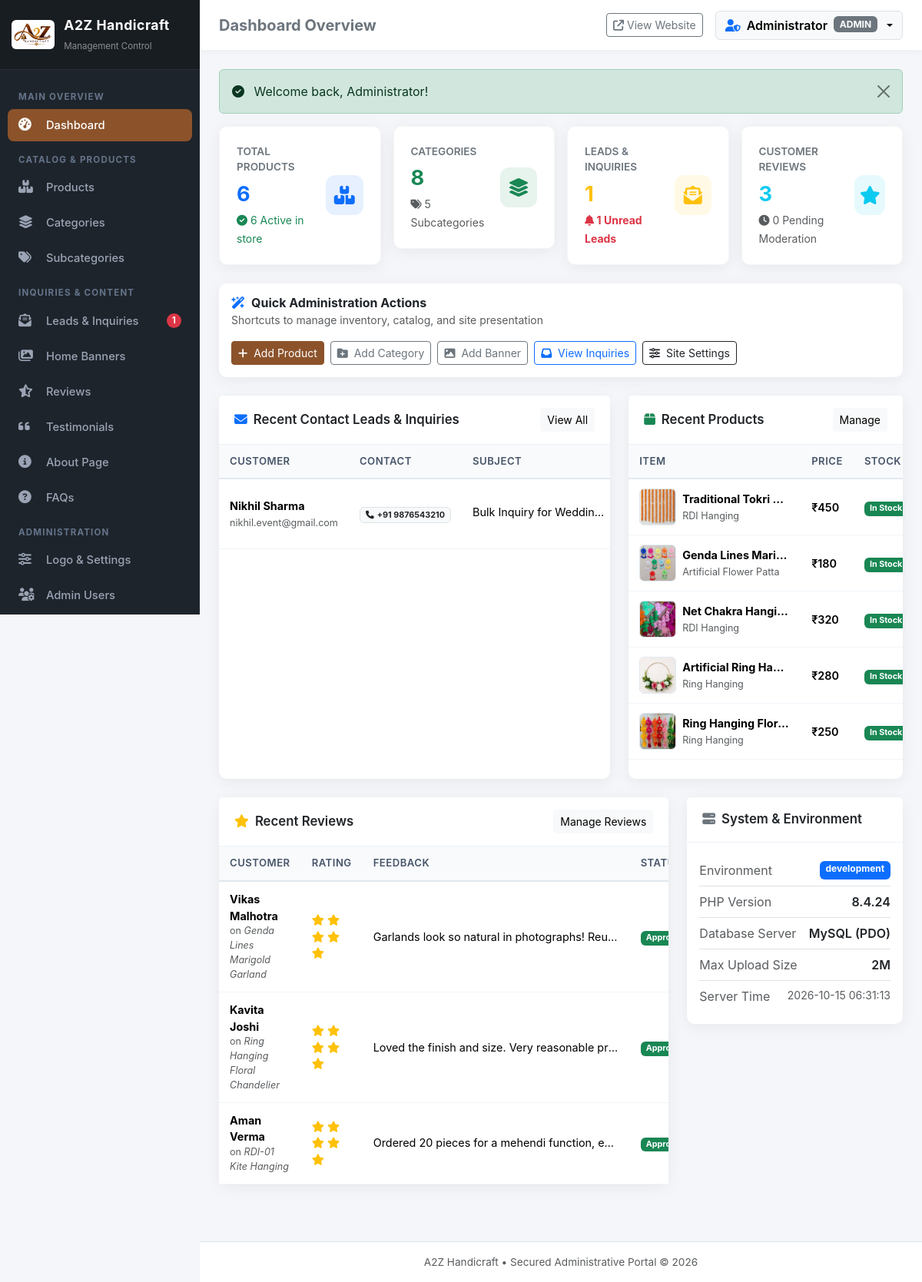
/admin/index.php (signed in), run on the app's committed database.
### tables this page shows
CREATE TABLE IF NOT EXISTS `users` (
  `id` INT AUTO_INCREMENT PRIMARY KEY,
  `username` VARCHAR(60) NOT NULL UNIQUE,
  `email` VARCHAR(120) NOT NULL UNIQUE,
  `password` VARCHAR(255) NOT NULL,
  `full_name` VARCHAR(100) NOT NULL,
  `phone` VARCHAR(30) DEFAULT NULL,
  `role` ENUM('admin', 'manager', 'editor') NOT NULL DEFAULT 'admin',
  `avatar` VARCHAR(255) DEFAULT NULL,
  `status` TINYINT(1) NOT NULL DEFAULT 1,
  `failed_attempts` INT NOT NULL DEFAULT 0,
  `lockout_until` DATETIME DEFAULT NULL,
  `last_login_at` DATETIME DEFAULT NULL,
  `last_login_ip` VARCHAR(45) DEFAULT NULL,
  `created_at` TIMESTAMP DEFAULT CURRENT_TIMESTAMP,
  `updated_at` TIMESTAMP DEFAULT CURRENT_TIMESTAMP ON UPDATE CURRENT_TIMESTAMP
);

CREATE TABLE IF NOT EXISTS `leads` (
  `id` INT AUTO_INCREMENT PRIMARY KEY,
  `name` VARCHAR(150) NOT NULL,
  `email` VARCHAR(150) NOT NULL,
  `phone` VARCHAR(50) NOT NULL,
  `subject` VARCHAR(255) DEFAULT NULL,
  `message` TEXT NOT NULL,
  `product_id` INT DEFAULT NULL,
  `is_read` TINYINT(1) NOT NULL DEFAULT 0,
  `status` ENUM('new', 'contacted', 'resolved', 'spam') NOT NULL DEFAULT 'new',
  `notes` TEXT DEFAULT NULL,
  `ip_address` VARCHAR(45) DEFAULT NULL,
  `created_at` TIMESTAMP DEFAULT CURRENT_TIMESTAMP
);

CREATE TABLE IF NOT EXISTS `products` (
  `id` INT AUTO_INCREMENT PRIMARY KEY,
  `category_id` INT NOT NULL,
  `subcategory_id` INT DEFAULT NULL,
  `name` VARCHAR(255) NOT NULL,
  `slug` VARCHAR(255) NOT NULL UNIQUE,
  `sku` VARCHAR(100) DEFAULT NULL,
  `price` DECIMAL(10,2) NOT NULL DEFAULT 0.00,
  `sale_price` DECIMAL(10,2) DEFAULT NULL,
  `sizes_pricing` TEXT DEFAULT NULL,
  `short_description` TEXT DEFAULT NULL,
  `description` LONGTEXT DEFAULT NULL,
  `featured_image` VARCHAR(255) DEFAULT NULL,
  `gallery_images` LONGTEXT DEFAULT NULL,
  `is_featured` TINYINT(1) NOT NULL DEFAULT 0,
  `is_bestseller` TINYINT(1) NOT NULL DEFAULT 0,
  `in_stock` TINYINT(1) NOT NULL DEFAULT 1,
  `status` TINYINT(1) NOT NULL DEFAULT 1,
  `views` INT NOT NULL DEFAULT 0,
   
  `meta_title` VARCHAR(255) DEFAULT NULL,
  `meta_description` TEXT DEFAULT NULL,
  `meta_keywords` VARCHAR(255) DEFAULT NULL,
  `canonical_url` VARCHAR(255) DEFAULT NULL,
  `og_title` VARCHAR(255) DEFAULT NULL,
  `og_description` TEXT DEFAULT NULL,
  `og_image` VARCHAR(255) DEFAULT NULL,
  `created_at` TIMESTAMP DEFAULT CURRENT_TIMESTAMP,
  `updated_at` TIMESTAMP DEFAULT CURRENT_TIMESTAMP ON UPDATE CURRENT_TIMESTAMP,
  INDEX (`category_id`),
  INDEX (`subcategory_id`)
);

CREATE TABLE IF NOT EXISTS `categories` (
  `id` INT AUTO_INCREMENT PRIMARY KEY,
  `name` VARCHAR(150) NOT NULL,
  `slug` VARCHAR(150) NOT NULL UNIQUE,
  `image` VARCHAR(255) DEFAULT NULL,
  `description` TEXT DEFAULT NULL,
  `is_featured` TINYINT(1) NOT NULL DEFAULT 0,
  `sort_order` INT NOT NULL DEFAULT 0,
  `status` TINYINT(1) NOT NULL DEFAULT 1,
   
  `meta_title` VARCHAR(255) DEFAULT NULL,
  `meta_description` TEXT DEFAULT NULL,
  `meta_keywords` VARCHAR(255) DEFAULT NULL,
  `canonical_url` VARCHAR(255) DEFAULT NULL,
  `og_title` VARCHAR(255) DEFAULT NULL,
  `og_description` TEXT DEFAULT NULL,
  `og_image` VARCHAR(255) DEFAULT NULL,
  `created_at` TIMESTAMP DEFAULT CURRENT_TIMESTAMP,
  `updated_at` TIMESTAMP DEFAULT CURRENT_TIMESTAMP ON UPDATE CURRENT_TIMESTAMP
);

CREATE TABLE IF NOT EXISTS `reviews` (
  `id` INT AUTO_INCREMENT PRIMARY KEY,
  `product_id` INT DEFAULT NULL,
  `author_name` VARCHAR(150) NOT NULL,
  `author_email` VARCHAR(150) DEFAULT NULL,
  `rating` INT NOT NULL DEFAULT 5,
  `title` VARCHAR(255) DEFAULT NULL,
  `comment` TEXT NOT NULL,
  `status` ENUM('pending', 'approved', 'rejected') NOT NULL DEFAULT 'approved',
  `created_at` TIMESTAMP DEFAULT CURRENT_TIMESTAMP
);

### admin/index.php (the view, shortened to what the rows shown need)
<?php
require_once __DIR__ . '/includes/header.php';
global $pdo;
$recentLeads = $pdo->query("SELECT * FROM leads ORDER BY id DESC LIMIT 5")->fetchAll();
$recentProducts = $pdo->query("SELECT p.*, c.name as category_name FROM products p LEFT JOIN categories c ON p.category_id = c.id ORDER BY p.id DESC LIMIT 5")->fetchAll();
$recentReviews = $pdo->query("SELECT r.*, p.name as product_name FROM reviews r LEFT JOIN products p ON r.product_id = p.id ORDER BY r.id DESC LIMIT 5")->fetchAll();
?>
<div class="row">
    <div class="col-xl-7 mb-4">
        <div class="card h-100">
            <div class="card-body p-0 table-responsive">
                <table class="table table-hover align-middle mb-0">
                    <thead>
                        <tr>
                            <th>Customer</th>
                            <th>Contact</th>
                            <th>Subject</th>
                        </tr>
                    </thead>
                    <tbody>
                        <?php if (empty($recentLeads)): ?>
                            <tr>
                                <td colspan="5" class="text-center py-4 text-muted">No inquiries received yet.</td>
                            </tr>
                        <?php else: ?>
                            <?php foreach ($recentLeads as $lead): ?>
                                <tr>
                                    <td>
                                        <div class="fw-bold"><?= e($lead['name']) ?></div>
                                        <small class="text-muted"><?= e($lead['email']) ?></small>
                                    </td>
                                    <td>
                                        <a href="tel:<?= e($lead['phone']) ?>" class="badge bg-light text-dark text-decoration-none border">
                                            <i class="fa-solid fa-phone me-1"></i><?= e($lead['phone']) ?>
                                        </a>
                                    </td>
                                    <td>
                                        <span class="text-truncate d-inline-block" style="max-width: 180px;">
                                            <?= e($lead['subject'] ?? 'Website Inquiry') ?>
                                        </span>
                                    </td>
                                </tr>
                            <?php endforeach; ?>
                        <?php endif; ?>
                    </tbody>
                </table>
            </div>
        </div>
    </div>
    <div class="col-xl-5 mb-4">
        <div class="card h-100">
            <div class="card-body p-0 table-responsive">
                <table class="table table-hover align-middle mb-0">
                    <thead>
                        <tr>
                            <th>Item</th>
                            <th>Price</th>
                            <th>Stock</th>
                        </tr>
                    </thead>
                    <tbody>
                        <?php if (empty($recentProducts)): ?>
                            <tr>
                                <td colspan="4" class="text-center py-4 text-muted">No products found.</td>
                            </tr>
                        <?php else: ?>
                            <?php foreach ($recentProducts as $prod): ?>
                                <tr>
                                    <td>
                                        <div class="d-flex align-items-center gap-2">
                                            <img src="<?= e(resolve_image_url($prod['featured_image'])) ?>" class="table-img-thumb" alt="Product">
                                            <div>
                                                <div class="fw-bold text-truncate" style="max-width: 140px;"><?= e($prod['name']) ?></div>
                                                <small class="text-muted"><?= e($prod['category_name'] ?? 'General') ?></small>
                                            </div>
                                        </div>
                                    </td>
                                    <td><span class="fw-semibold"><?= format_price($prod['price']) ?></span></td>
                                    <td>
                                        <?php if ($prod['in_stock']): ?>
                                            <span class="badge bg-success">In Stock</span>
                                        <?php else: ?>
                                            <span class="badge bg-secondary">Out of Stock</span>
                                        <?php endif; ?>
                                    </td>
                                </tr>
                            <?php endforeach; ?>
                        <?php endif; ?>
                    </tbody>
                </table>
            </div>
        </div>
    </div>
</div>
<div class="row">
    <div class="col-xl-8 mb-4">
        <div class="card">
            <div class="card-body p-0 table-responsive">
                <table class="table table-hover align-middle mb-0">
                    <thead>
                        <tr>
                            <th>Customer</th>
                            <th>Rating</th>
                            <th>Feedback</th>
                            <th>Status</th>
                        </tr>
                    </thead>
                    <tbody>
                        <?php if (empty($recentReviews)): ?>
                            <tr>
                                <td colspan="4" class="text-center py-4 text-muted">No reviews recorded yet.</td>
                            </tr>
                        <?php else: ?>
                            <?php foreach ($recentReviews as $rev): ?>
                                <tr>
                                    <td>
                                        <strong><?= e($rev['author_name']) ?></strong>
                                        <?php if (!empty($rev['product_name'])): ?>
                                            <div class="small text-muted">on <em><?= e($rev['product_name']) ?></em></div>
                                        <?php endif; ?>
                                    </td>
                                    <td>
                                        <span class="text-warning">
                                            <?php for ($i = 1; $i <= 5; $i++): ?>
                                                <i class="fa-<?= ($i <= $rev['rating']) ? 'solid' : 'regular' ?> fa-star"></i>
                                            <?php endfor; ?>
                                        </span>
                                    </td>
                                    <td>
                                        <div class="text-truncate" style="max-width: 320px;">
                                            <?= e($rev['comment']) ?>
                                        </div>
                                    </td>
                                    <td>
                                        <?php if ($rev['status'] === 'approved'): ?>
                                            <span class="badge bg-success">Approved</span>
                                        <?php elseif ($rev['status'] === 'rejected'): ?>
                                            <span class="badge bg-danger">Rejected</span>
                                        <?php else: ?>
                                            <span class="badge bg-warning text-dark">Pending</span>
                                        <?php endif; ?>
                                    </td>
                                </tr>
                            <?php endforeach; ?>
                        <?php endif; ?>
                    </tbody>
                </table>
            </div>
        </div>
    </div>
</div>
<?php require_once __DIR__ . '/includes/footer.php'; ?>

### admin/includes/navbar.php (shortened to what the rows shown need)
<header class="admin-topbar">
    <div class="d-flex align-items-center gap-3">
        <div class="dropdown">
            <button class="btn btn-light dropdown-toggle d-flex align-items-center gap-2 border" type="button" data-bs-toggle="dropdown" aria-expanded="false">
                <i class="fa-solid fa-user-shield text-primary"></i>
                <span class="fw-semibold d-none d-md-inline"><?= e($currentUser['full_name'] ?? 'Admin') ?></span>
                <span class="badge bg-secondary d-none d-lg-inline"><?= e(strtoupper($currentUser['role'] ?? 'ADMIN')) ?></span>
            </button>
        </div>
    </div>
</header>

### data on the page
users: full_name "Administrator", role "ADMIN"
leads: name "Nikhil Sharma", email "nikhil.event@gmail.com", phone "+91 9876543210", subject "Bulk Inquiry for Weddin…"
products: featured_image (picture), name "Traditional Tokri…", category.name "RDI Hanging", price "₹450", in_stock "In Stock"
products: featured_image (picture), name "Genda Lines Mari…", category.name "Artificial Flower Patta", price "₹180", in_stock "In Stock"
products: featured_image (picture), name "Net Chakra Hangi…", category.name "RDI Hanging", price "₹320", in_stock "In Stock"
products: featured_image (picture), name "Artificial Ring Ha…", category.name "Ring Hanging", price "₹280", in_stock "In Stock"
products: featured_image (picture), name "Ring Hanging Flor…", category.name "Ring Hanging", price "₹250", in_stock "In Stock"
reviews: author_name "Vikas Malhotra", product.name "Genda Lines Marigold Garland", rating 5 (drawn), comment "Garlands look so natural in photographs! Reu…", status "Approved"
reviews: author_name "Kavita Joshi", product.name "Ring Hanging Floral Chandelier", rating 5 (drawn), comment "Loved the finish and size. Very reasonable pr…", status "Approved"
reviews: author_name "Aman Verma", product.name "RDI-01 Kite Hanging", rating 5 (drawn), comment "Ordered 20 pieces for a mehendi function, e…", status "Approved"

### other printed values
$siteName "A2Z Handicraft"
$unreadLeadsCount "1"
$pageTitle "Dashboard Overview"
$flash['message'] "Welcome back, Administrator!"
$totalProducts "6"
$activeProducts "6"
$totalCategories "8"
$totalSubcategories "5"
$totalLeads "1"
$newLeads "1"
$totalReviews "3"
$pendingReviews "0"
$_ENV['APP_ENV'] "development"
PHP_VERSION "8.4.24"
ini_get('upload_max_filesize') "2M"
